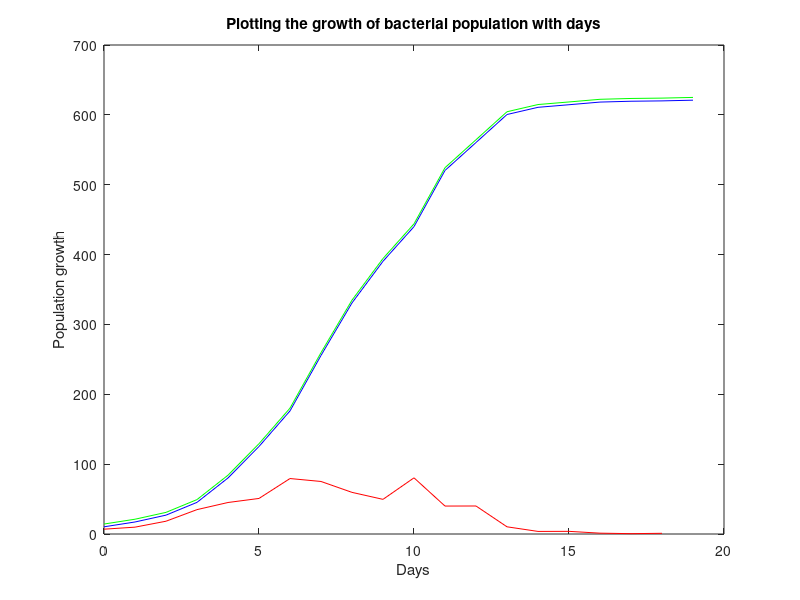

The MATLAB source for this figure:
clear all; clc;
x = [0 1 2 3 4 5 6 7 8 9 10 11 12 13 14 15 16 17 18 19];
x1 = [0 1 2 3 4 5 6 7 8 9 10 11 12 13 14 15 16 17 18 ];
n = [0 1 2 3 4 5 6 7 8 9 10 11 12 13 14 15 16 17 18 19]

# actual population
y= [10.3 17.2 27 45.3 80.2 125.3 176.2 255.6 330.8 390.4 440 520.4 560.4 600.5 610.8 614.5 618.3 619.5 620 621];
y1= [6.9 9.8 18.3 34.9 45.1 50.9 79.4]; # change in population upto 7 data points

# calculating the change from the population
for i = 1:19
  y1(i) = y(i+1) - y(i);
end
y1
plot(x,y,'b-');
hold on;
plot(x1,y1,'r-');

xlabel('Days')
ylabel('Population growth')
title('Plotting the growth of bacterial population with days')
# plot days vs actual population
# then plot the change in population in the same graph
# have to plot two x arrays as the number of data points is different
# ===================================================================================
#an+1 - an = b (c - an) an
c = 621

for i = 1:(length(y)-1)
  an2(i) = y(i+1) - y(i);
  x2(i) = (c-y(i))*y(i);
 end
p = polyfit(x2,an2,1)

an3 = polyval(p,n)

for i = 1:length(an3)
  an4(i) = an3(i) + y(i);
end
plot(n,an4,'g-');


